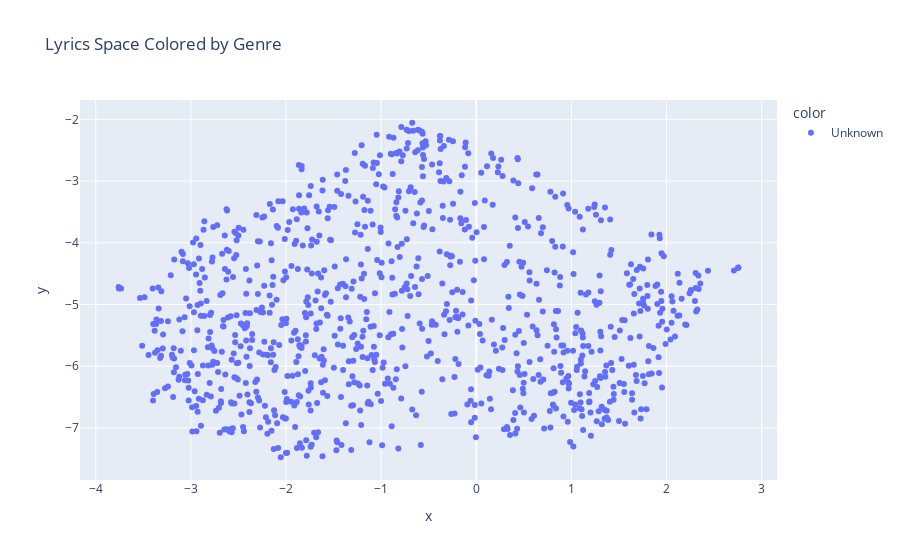

The notebook cell this image was saved under:
### Code cell
import plotly.express as px

px.scatter(
    x=umap_result[:, 0],
    y=umap_result[:, 1],
    color=genres,
    hover_name=track_names,
    title="Lyrics Space Colored by Genre"
)

### Figure 1 — Plotly figure (JSON) as saved in the notebook; plotly's stock layout.template omitted (floating-point values rounded to 4 significant figures; data arrays with more than 128 entries replaced by an {"elided": "..."} marker saying what was removed)
{"data": [{"hovertemplate": "<b>%{hovertext}</b><br><br>color=Unknown<br>x=%{x}<br>y=%{y}<extra></extra>", "hovertext": {"elided": "959 str values"}, "legendgroup": "Unknown", "marker": {"color": "#636efa", "symbol": "circle"}, "mode": "markers", "name": "Unknown", "orientation": "v", "showlegend": true, "type": "scatter", "x": {"elided": "959 float values"}, "xaxis": "x", "y": {"elided": "959 float values"}, "yaxis": "y"}], "layout": {"legend": {"title": {"text": "color"}, "tracegroupgap": 0}, "title": {"text": "Lyrics Space Colored by Genre"}, "xaxis": {"anchor": "y", "domain": [0, 1], "title": {"text": "x"}}, "yaxis": {"anchor": "x", "domain": [0, 1], "title": {"text": "y"}}}}
